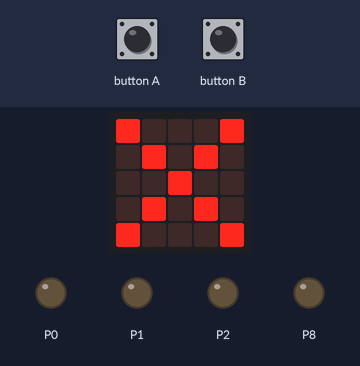
A program run on a simulated BBC micro:bit running MicroPython. Parts: the board's 5×5 LED display, output pins drawn as LEDs (lit = HIGH). The inputs (shaded band) are chosen by the test bench.

Above: at 1.2 s.
1.3 s: button A pressed for 0.15 s
At 1.39 s:
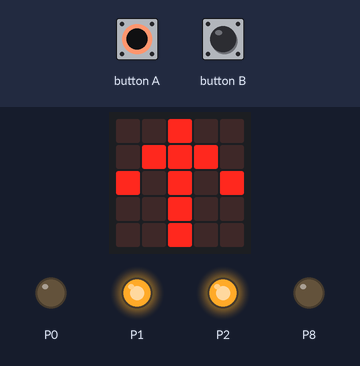
2.9 s: button B pressed for 0.15 s
At 2.99 s:
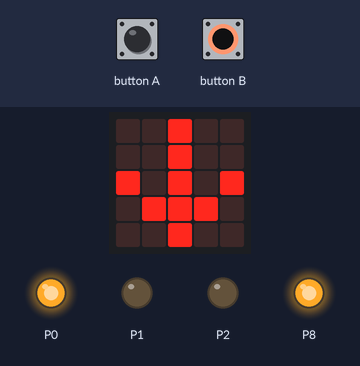
4.5 s: button B pressed for 3.2 s
At 8.9 s:
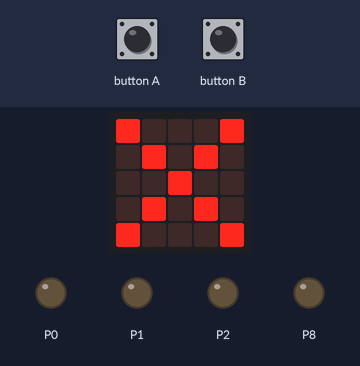
9.2 s: button A pressed for 3.2 s
At 10.2 s:
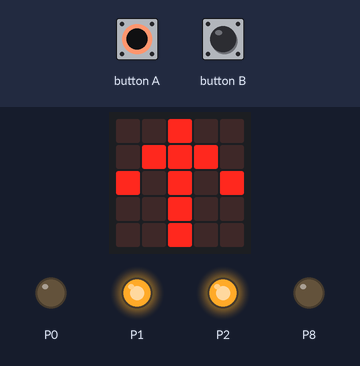
Timing chart, 0 to 13.9 s (numbered marks = the images above; inputs shaded):
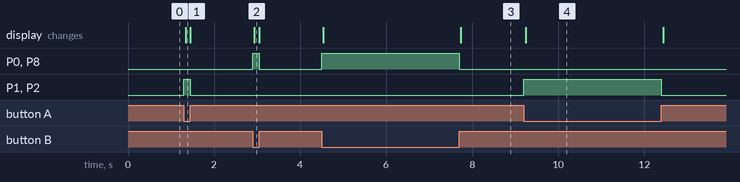

The program:

button_motor_control.py
```python
from microbit import *

while True:
    if button_a.is_pressed():
        pin1.write_digital(1)
        pin2.write_digital(1)
        pin0.write_digital(0)
        pin8.write_digital(0)
        display.show(Image.ARROW_N)
    elif button_b.is_pressed():
        pin0.write_digital(1)
        pin8.write_digital(1)
        pin1.write_digital(0)
        pin2.write_digital(0)
        display.show(Image.ARROW_S)
    else:
        pin0.write_digital(0)
        pin8.write_digital(0)
        pin1.write_digital(0)
        pin2.write_digital(0)
        display.show(Image.NO)
```

Measured:
- after the input at 1.3 s, P1, P2: LOW → HIGH at once, → LOW 0.15 s later; the display: changes at once (image 1)
- after the input at 2.9 s, P0, P8: LOW → HIGH at once, → LOW 0.15 s later; the display: changes at once (image 2)
- after the input at 4.5 s, P0, P8: LOW → HIGH at once, → LOW 3.2 s later; the display: first changes at once (image 3 shows a later state)
- after the input at 9.2 s, P1, P2: LOW → HIGH at once, → LOW 3.2 s later; the display: changes at once (image 4)
